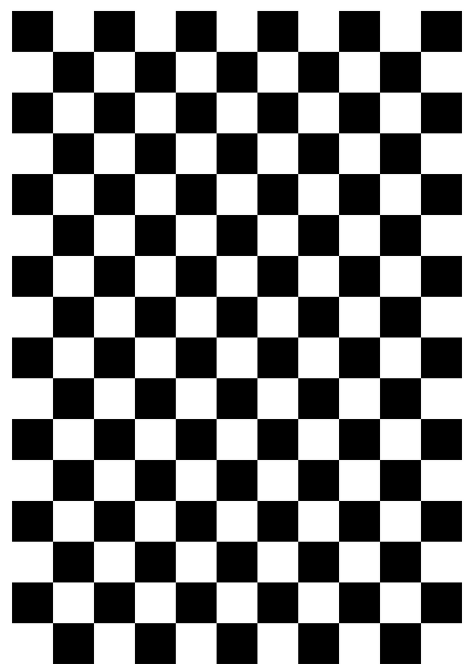
#> input picture Harris_corner_detection/chessboard.png, 470 x 664 px
$ python Harris_corner_detection.py
#> lines starting #> are read from the running program, lines starting #| are printed output that depends on the picture; after the words box and inside, x2 and y2 are one past the last pixel; in counts of white or black regions, pixels touching at a corner belong together
#!/usr/bin/env python3
# -*- coding: utf-8 -*-
"""
Created on Thu Feb  7 14:22:41 2019

@author: peter
"""

import cv2
import numpy as np

filename = 'chessboard.png'
#filename = 'simple.jpg'

img = cv2.imread(filename)
#> img is the input picture: shape (664, 470, 3); min 0, max 255, mean 134.8
img_1 = cv2.imread(filename)
gray = cv2.cvtColor(img,cv2.COLOR_BGR2GRAY)

gray = np.float32(gray)
dst = cv2.cornerHarris(gray,2,3,0.04)
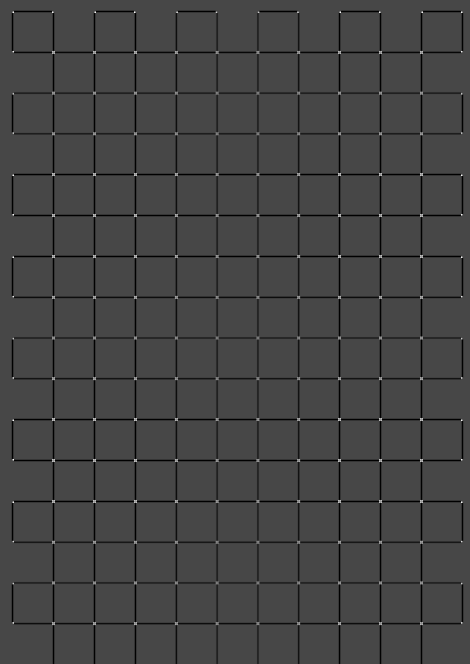
#> dst: shape (664, 470) float32; min -144292944, max 370737632, mean -7101673; drawn with min black and max white

#result is dilated for marking the corners, not important
dst = cv2.dilate(dst,None)
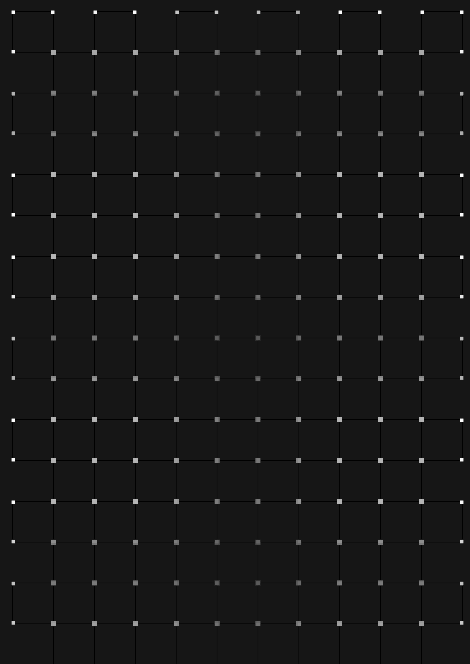
#> dst: shape (664, 470) float32; min -35564524, max 370737632, mean 1812515.6; drawn with min black and max white

# Threshold for an optimal value, it may vary depending on the image.
img[dst>0.01*dst.max()]=[0,0,255]
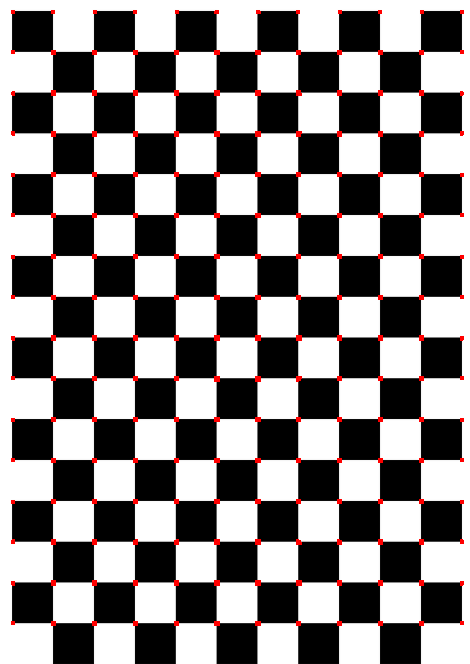
#> img: shape (664, 470, 3); 1.57% of pixels changed, all inside (x1, y1, x2, y2) = (11, 10, 464, 626)
cv2.imshow('chessboard.png',img_1)
cv2.imshow('Harris corner detection',img)
if cv2.waitKey(0) & 0xff == 27:
#> (key Esc is pressed here)
    cv2.destroyAllWindows()
